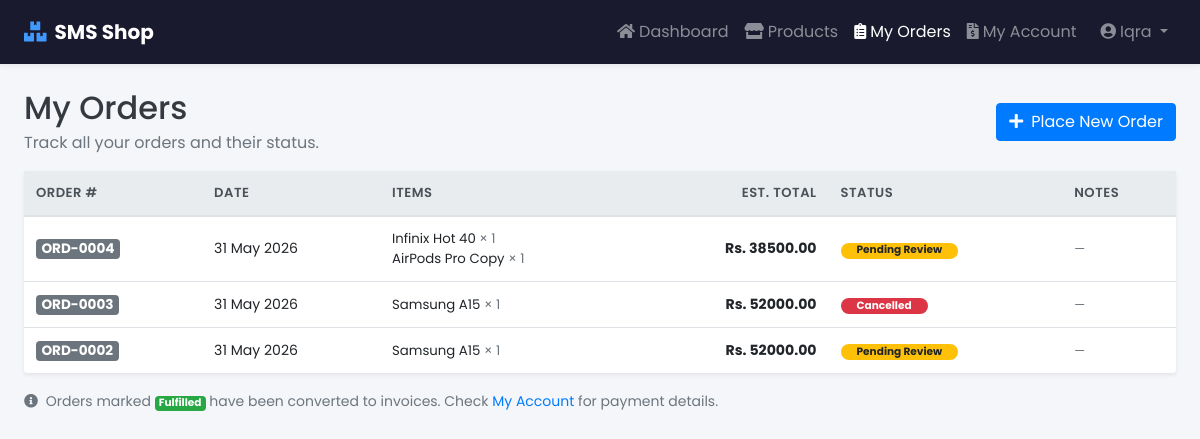
The app's page /customers/portal/orders/ (signed in) with its own data.
### orders/models.py (models this page shows, shortened)
class Order(models.Model):
    STATUS_CHOICES = (
        ('pending',   'Pending'),
        ('confirmed', 'Confirmed'),
        ('converted', 'Converted to Invoice'),
        ('cancelled', 'Cancelled'),
    )
    customer      = models.ForeignKey('customers.Customer',
                                      on_delete=models.SET_NULL,
                                      null=True, blank=True,
                                      related_name='orders')
    customer_name = models.CharField(max_length=255, default='Walk-in')
    status        = models.CharField(max_length=20,
                                      choices=STATUS_CHOICES, default='pending')
    notes         = models.TextField(blank=True)
    created_at    = models.DateTimeField(auto_now_add=True)
    @property
    def order_number(self):
        return f'ORD-{self.pk:04d}'
    @property
    def total_amount(self):
        return sum(
            i.product.sale_price * i.quantity
            for i in self.items.all()
        )

class OrderItem(models.Model):
    order    = models.ForeignKey(Order, related_name='items',
                                  on_delete=models.CASCADE)
    product  = models.ForeignKey('products.Product',
                                  on_delete=models.PROTECT)
    quantity = models.PositiveIntegerField()

### products/models.py (models this page shows, shortened)
class Product(models.Model):
    name          = models.CharField(max_length=255)
    sku           = models.CharField(max_length=50, unique=True)
    category      = models.ForeignKey(Category, on_delete=models.SET_NULL,
                                      null=True, blank=True)
    sale_price    = models.DecimalField(max_digits=10, decimal_places=2, default=0)
    reorder_level = models.PositiveIntegerField(default=10)
    description   = models.TextField(blank=True)
    is_active     = models.BooleanField(default=True)

### customers/views.py (the view)
# urls.py: path('portal/orders/',          views.portal_orders,      name='portal-orders'),
@customer_required
def portal_orders(request):
    from orders.models import Order
    customer = _get_customer(request)
    orders   = Order.objects.filter(customer=customer).order_by("-created_at")
    return render(request, "customer_portal/orders.html", {
        "orders": orders, "customer": customer,
    })

### customers/views.py (called while the page is built)
def _get_customer(request):
    try:
        return request.user.customer
    except Exception:
        return None

### templates/customer_portal/orders.html (shortened to what this page needs)
{% extends "customer_portal/base.html" %}
{% block content %}
<div class="container-fluid p-4">
    <div class="row mb-3">
        <div class="col-12 d-flex justify-content-between align-items-center">
            <div>
                <h2 class="text-dark mb-1">My Orders</h2>
                <p class="text-muted mb-0">Track all your orders and their status.</p>
            </div>
            <a href="{% url 'portal-products' %}" class="btn btn-primary">
                <i class="fas fa-plus mr-2"></i>Place New Order
            </a>
        </div>
    </div>
    <div class="card shadow-sm border-0">
        <div class="card-body p-0">
            <div class="table-responsive">
                <table class="table table-hover mb-0">
                    <thead class="thead-light">
                        <tr>
                            <th>Order #</th>
                            <th>Date</th>
                            <th>Items</th>
                            <th class="text-right">Est. Total</th>
                            <th>Status</th>
                            <th>Notes</th>
                        </tr>
                    </thead>
                    <tbody>
                        {% for order in orders %}
                        <tr>
                            <td><span class="badge badge-secondary" style="font-size:.85rem;">{{ order.order_number }}</span></td>
                            <td>{{ order.created_at|date:"d M Y" }}</td>
                            <td>
                                {% for item in order.items.all %}
                                <div style="font-size:.83rem;">{{ item.product.name }} <span class="text-muted">× {{ item.quantity }}</span></div>
                                {% endfor %}
                            </td>
                            <td class="text-right font-weight-bold"> Rs. {{ order.total_amount|floatformat:2 }}</td>
                            <td>
                                {% if order.status == 'pending' %}
                                    <span class="badge badge-warning badge-pill px-3">Pending Review</span>
                                {% elif order.status == 'confirmed' %}
                                    <span class="badge badge-info badge-pill px-3">Confirmed</span>
                                {% elif order.status == 'converted' %}
                                    <span class="badge badge-success badge-pill px-3">Fulfilled</span>
                                {% else %}
                                    <span class="badge badge-danger badge-pill px-3">Cancelled</span>
                                {% endif %}
                            </td>
                            <td><small class="text-muted">{{ order.notes|default:"—"|truncatechars:40 }}</small></td>
                        </tr>
                        {% endfor %}
                    </tbody>
                </table>
            </div>
        </div>
    </div>
    {% if orders %}
    <div class="mt-3">
        <small class="text-muted">
            <i class="fas fa-info-circle mr-1"></i>
            Orders marked <span class="badge badge-success">Fulfilled</span> have been converted to invoices. Check <a href="{% url 'portal-ledger' %}">My Account</a> for payment details.
        </small>
    </div>
    {% endif %}
</div>
{% endblock %}

### templates/customer_portal/base.html (shortened to what this page needs)
{% load static %}
<!DOCTYPE html>
<html lang="en">
<head>
    <link rel="stylesheet" href="https://cdn.jsdelivr.net/npm/bootstrap@4.6.2/dist/css/bootstrap.min.css"/>
    <link rel="stylesheet" href="https://use.fontawesome.com/releases/v5.15.2/css/all.css"/>
    <link rel="stylesheet" href="{% static 'style.css' %}"/>
</head>
<body style="background:#f4f6f9;">
<nav class="navbar navbar-expand-lg navbar-dark" style="background:#1a1a2e; padding: 12px 24px;">
    <a class="navbar-brand font-weight-bold" href="{% url 'customer-dashboard' %}">
        <i class="fas fa-boxes mr-2" style="color:#4099ff;"></i>SMS Shop
    </a>
    <div class="collapse navbar-collapse" id="portalNav">
        <ul class="navbar-nav ml-auto">
            <li class="nav-item">
                <a class="nav-link {% if request.resolver_match.url_name == 'customer-dashboard' %}active{% endif %}"
                   href="{% url 'customer-dashboard' %}">
                    <i class="fas fa-home mr-1"></i>Dashboard
                </a>
            </li>
            <li class="nav-item">
                <a class="nav-link {% if 'portal-products' in request.resolver_match.url_name %}active{% endif %}"
                   href="{% url 'portal-products' %}">
                    <i class="fas fa-store mr-1"></i>Products
                </a>
            </li>
            <li class="nav-item">
                <a class="nav-link {% if 'portal-orders' in request.resolver_match.url_name %}active{% endif %}"
                   href="{% url 'portal-orders' %}">
                    <i class="fas fa-clipboard-list mr-1"></i>My Orders
                </a>
            </li>
            <li class="nav-item">
                <a class="nav-link {% if 'portal-ledger' in request.resolver_match.url_name %}active{% endif %}"
                   href="{% url 'portal-ledger' %}">
                    <i class="fas fa-file-invoice-dollar mr-1"></i>My Account
                </a>
            </li>
            <li class="nav-item dropdown ml-2">
                <a class="nav-link dropdown-toggle" href="#" data-toggle="dropdown">
                    <i class="fas fa-user-circle mr-1"></i>{{ user.get_full_name|default:user.username }}
                </a>
            </li>
        </ul>
    </div>
</nav>
{% block content %}{% endblock %}
</body>
</html>

### static/style.css (style rules this page uses)
body { font-family: 'Poppins', sans-serif; background: #f4f6f9; overflow-x: hidden; }
.navbar { padding: 12px 20px; background: #fff; border-bottom: 1px solid #e9ecef; box-shadow: 0 2px 5px rgba(0,0,0,.05); position: sticky; top: 0; z-index: 100; }
.table thead th { border-top: none; border-bottom: 2px solid #e9ecef; color: #495057; font-weight: 600; font-size: .82rem; text-transform: uppercase; letter-spacing: .5px; }
.table td { vertical-align: middle; font-size: .88rem; }

### records on screen
Order: order_number "ORD-0004", created_at "31 May 2026", total_amount "38500.00", status "Pending Review", notes "—"
OrderItem: product.name "Infinix Hot 40", quantity "1"
OrderItem: product.name "AirPods Pro Copy", quantity "1"
Order: order_number "ORD-0003", created_at "31 May 2026", total_amount "52000.00", status "Cancelled", notes "—"
OrderItem: product.name "Samsung A15", quantity "1"
Order: order_number "ORD-0002", created_at "31 May 2026", total_amount "52000.00", status "Pending Review", notes "—"
OrderItem: product.name "Samsung A15", quantity "1"

### other values on screen
{{ user.get_full_name|default:user.username }} "Iqra"
